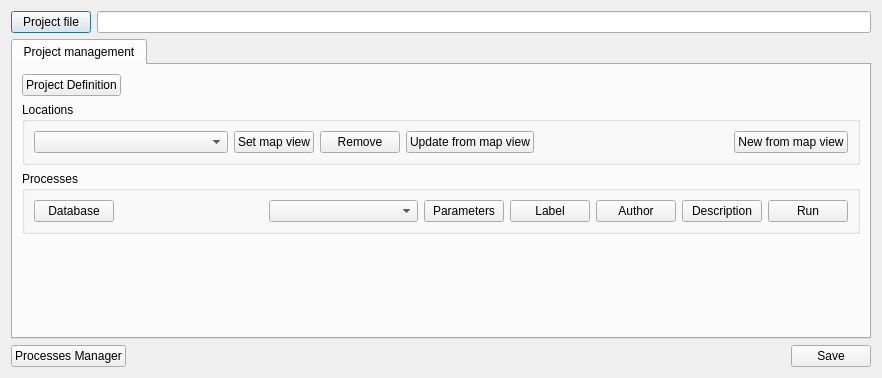
<?xml version="1.0" encoding="UTF-8"?>
<ui version="4.0">
 <class>PAFyCToolsDialog</class>
 <widget class="QDialog" name="PAFyCToolsDialog">
  <property name="geometry">
   <rect>
    <x>0</x>
    <y>0</y>
    <width>882</width>
    <height>378</height>
   </rect>
  </property>
  <property name="sizePolicy">
   <sizepolicy hsizetype="Preferred" vsizetype="Ignored">
    <horstretch>0</horstretch>
    <verstretch>0</verstretch>
   </sizepolicy>
  </property>
  <property name="minimumSize">
   <size>
    <width>550</width>
    <height>150</height>
   </size>
  </property>
  <property name="maximumSize">
   <size>
    <width>16777215</width>
    <height>500</height>
   </size>
  </property>
  <property name="windowTitle">
   <string>PAFyCTools</string>
  </property>
  <layout class="QGridLayout" name="gridLayout_4">
   <item row="0" column="0">
    <layout class="QHBoxLayout" name="horizontalLayout_2">
     <item>
      <widget class="QPushButton" name="projectFilePushButton">
       <property name="maximumSize">
        <size>
         <width>80</width>
         <height>16777215</height>
        </size>
       </property>
       <property name="text">
        <string>Project file</string>
       </property>
      </widget>
     </item>
     <item>
      <widget class="QLineEdit" name="projectLineEdit">
       <property name="readOnly">
        <bool>true</bool>
       </property>
      </widget>
     </item>
    </layout>
   </item>
   <item row="1" column="0">
    <widget class="QTabWidget" name="tabWidget">
     <property name="currentIndex">
      <number>0</number>
     </property>
     <widget class="QWidget" name="projectManagementTtab">
      <attribute name="title">
       <string>Project management</string>
      </attribute>
      <layout class="QGridLayout" name="gridLayout_3">
       <item row="0" column="0">
        <widget class="QPushButton" name="projectDefinitionPushButton">
         <property name="text">
          <string>Project Definition</string>
         </property>
        </widget>
       </item>
       <item row="0" column="1">
        <spacer name="horizontalSpacer_3">
         <property name="orientation">
          <enum>Qt::Horizontal</enum>
         </property>
         <property name="sizeHint" stdset="0">
          <size>
           <width>622</width>
           <height>20</height>
          </size>
         </property>
        </spacer>
       </item>
       <item row="1" column="0" colspan="2">
        <widget class="QGroupBox" name="locationsGroupBox">
         <property name="title">
          <string>Locations</string>
         </property>
         <layout class="QGridLayout" name="gridLayout">
          <item row="0" column="2">
           <widget class="QPushButton" name="removeMapViewPushButton">
            <property name="text">
             <string>Remove</string>
            </property>
           </widget>
          </item>
          <item row="0" column="1">
           <widget class="QPushButton" name="setMapViewPushButton">
            <property name="text">
             <string>Set map view</string>
            </property>
           </widget>
          </item>
          <item row="0" column="6">
           <widget class="QPushButton" name="newFromMapViewPushButton">
            <property name="text">
             <string>New from map view</string>
            </property>
           </widget>
          </item>
          <item row="0" column="0">
           <widget class="QComboBox" name="mapViewsComboBox">
            <property name="sizePolicy">
             <sizepolicy hsizetype="MinimumExpanding" vsizetype="Fixed">
              <horstretch>0</horstretch>
              <verstretch>0</verstretch>
             </sizepolicy>
            </property>
           </widget>
          </item>
          <item row="0" column="4">
           <spacer name="horizontalSpacer_2">
            <property name="orientation">
             <enum>Qt::Horizontal</enum>
            </property>
            <property name="sizeHint" stdset="0">
             <size>
              <width>137</width>
              <height>20</height>
             </size>
            </property>
           </spacer>
          </item>
          <item row="0" column="3">
           <widget class="QPushButton" name="updateFromMapViewPushButton">
            <property name="text">
             <string>Update from map view</string>
            </property>
           </widget>
          </item>
         </layout>
        </widget>
       </item>
       <item row="2" column="0" colspan="2">
        <widget class="QGroupBox" name="groupBox">
         <property name="title">
          <string>Processes</string>
         </property>
         <layout class="QGridLayout" name="gridLayout_2">
          <item row="0" column="8">
           <widget class="QPushButton" name="processRunPushButton">
            <property name="text">
             <string>Run</string>
            </property>
           </widget>
          </item>
          <item row="0" column="1">
           <widget class="QPushButton" name="processesDbPushButton">
            <property name="text">
             <string>Database</string>
            </property>
           </widget>
          </item>
          <item row="0" column="3">
           <widget class="QComboBox" name="processComboBox">
            <property name="sizePolicy">
             <sizepolicy hsizetype="Expanding" vsizetype="Fixed">
              <horstretch>0</horstretch>
              <verstretch>0</verstretch>
             </sizepolicy>
            </property>
           </widget>
          </item>
          <item row="0" column="4">
           <widget class="QPushButton" name="processParametersPushButton">
            <property name="text">
             <string>Parameters</string>
            </property>
           </widget>
          </item>
          <item row="0" column="7">
           <widget class="QPushButton" name="processDescriptionPushButton">
            <property name="text">
             <string>Description</string>
            </property>
           </widget>
          </item>
          <item row="0" column="2">
           <spacer name="horizontalSpacer_5">
            <property name="orientation">
             <enum>Qt::Horizontal</enum>
            </property>
            <property name="sizeHint" stdset="0">
             <size>
              <width>40</width>
              <height>20</height>
             </size>
            </property>
           </spacer>
          </item>
          <item row="0" column="6">
           <widget class="QPushButton" name="processAuthorPushButton">
            <property name="text">
             <string>Author</string>
            </property>
           </widget>
          </item>
          <item row="0" column="5">
           <widget class="QPushButton" name="processLabelPushButton">
            <property name="text">
             <string>Label</string>
            </property>
           </widget>
          </item>
         </layout>
        </widget>
       </item>
       <item row="3" column="1">
        <spacer name="verticalSpacer">
         <property name="orientation">
          <enum>Qt::Vertical</enum>
         </property>
         <property name="sizeHint" stdset="0">
          <size>
           <width>20</width>
           <height>61</height>
          </size>
         </property>
        </spacer>
       </item>
      </layout>
     </widget>
    </widget>
   </item>
   <item row="2" column="0">
    <layout class="QHBoxLayout" name="horizontalLayout">
     <item>
      <widget class="QPushButton" name="processesManagerPushButton">
       <property name="text">
        <string>Processes Manager</string>
       </property>
      </widget>
     </item>
     <item>
      <spacer name="horizontalSpacer">
       <property name="orientation">
        <enum>Qt::Horizontal</enum>
       </property>
       <property name="sizeHint" stdset="0">
        <size>
         <width>345</width>
         <height>20</height>
        </size>
       </property>
      </spacer>
     </item>
     <item>
      <widget class="QPushButton" name="saveProjectPushButton">
       <property name="text">
        <string>Save</string>
       </property>
      </widget>
     </item>
    </layout>
   </item>
  </layout>
 </widget>
 <resources>
  <include location="../resources.qrc"/>
 </resources>
 <connections/>
</ui>
